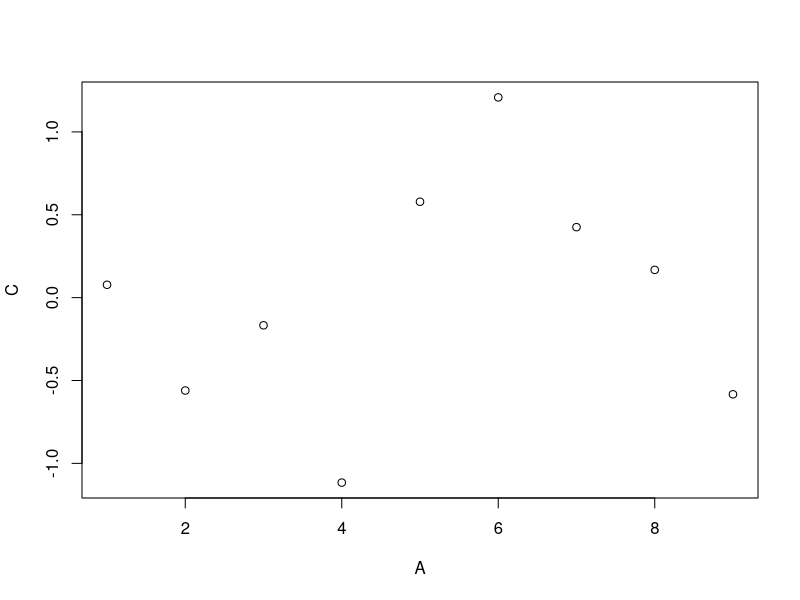

Source code (R):
# Data.table

# ***** Esta é a versão 2.0 deste script, atualizado em 23/05/2017 *****
# ***** Esse script pode ser executado nas versões 3.3.1, 3.3.2, 3.3.3 e 3.4.0 da linguagem R *****
# ***** Recomendo a utilização da versão 3.4.0 da linguagem R *****

# Configurando o diretório de trabalho
# Coloque entre aspas o diretório de trabalho que você está usando no seu computador
setwd("~/3-manipulando-dados-com-r")
getwd()

# Instalando os pacotes
install.packages("data.table")
suppressMessages(library(data.table))
?data.table

# Criando 2 vetores
vec1 <- c(1, 2, 3, 4)
vec2 <- c('Azul', 'Verde', 'Amarelo', 'Laranja')

# Criando um data.table
dt1 <- data.table(vec1, vec2)
dt1
class(dt1)

# Slicing do data.table
dt2 <- data.table(A = 1:9, B = c("Z", "W", "Q"), C = rnorm(9), D = TRUE)
dt2
dt2[3:5,]
dt2[, .(B, C)]

# Aplicando função ao data.table
dt2[, .(Total = sum(A), Mean = mean(C))]
dt2[, plot(A, C)]
dt2[, .(MySum = sum(A)), by = .(Grp = A%%2)]

# Definindo valores por grupos
dt3 <- data.table(B = c("a", "b", "c", "d", "e", "a", "b", "c", "d", "e"), 
                  val = as.integer(c(6:10, 1:5)))
dt3

# Operações com data.tables
dt4 <- data.table(A = rep(letters[2:1], each = 4L), 
                  B = rep(1:4, each = 2L), 
                  C = sample(8))

new_dt4 <- dt4[, sum(C), by = A]
class(new_dt4)
new_dt4[order(A)]

new_dt4 <- dt4[, sum(B), by = A][order(A)]
new_dt4

# Iris
dt5 <- as.data.table(iris)
dt5
dt5[, .(Sepal.Length = median(Sepal.Length),
         Sepal.Width = median(Sepal.Width),
         Petal.Length = median(Petal.Length),
         Petal.Width = median(Petal.Width)),
     by = Species]

dt5[, lapply(.SD, median), by = Species]














